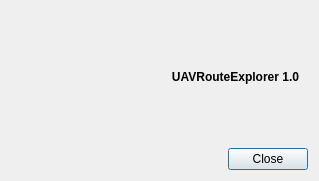
<?xml version="1.0" encoding="UTF-8"?>
<ui version="4.0">
 <class>AboutDialog</class>
 <widget class="QDialog" name="AboutDialog">
  <property name="geometry">
   <rect>
    <x>0</x>
    <y>0</y>
    <width>319</width>
    <height>181</height>
   </rect>
  </property>
  <property name="minimumSize">
   <size>
    <width>319</width>
    <height>181</height>
   </size>
  </property>
  <property name="maximumSize">
   <size>
    <width>319</width>
    <height>181</height>
   </size>
  </property>
  <property name="windowTitle">
   <string>About</string>
  </property>
  <layout class="QVBoxLayout" name="verticalLayout" stretch="2,0">
   <item>
    <layout class="QHBoxLayout" name="horizontalLayout">
     <item>
      <widget class="QLabel" name="label">
       <property name="styleSheet">
        <string notr="true">border-image: url(:/Pic/UAV.bmp);</string>
       </property>
       <property name="text">
        <string/>
       </property>
      </widget>
     </item>
     <item>
      <widget class="QLabel" name="label_2">
       <property name="font">
        <font>
         <pointsize>9</pointsize>
         <weight>75</weight>
         <bold>true</bold>
        </font>
       </property>
       <property name="text">
        <string>UAVRouteExplorer 1.0</string>
       </property>
       <property name="alignment">
        <set>Qt::AlignCenter</set>
       </property>
      </widget>
     </item>
    </layout>
   </item>
   <item>
    <layout class="QHBoxLayout" name="horizontalLayout_2">
     <item>
      <spacer name="horizontalSpacer">
       <property name="orientation">
        <enum>Qt::Horizontal</enum>
       </property>
       <property name="sizeHint" stdset="0">
        <size>
         <width>40</width>
         <height>20</height>
        </size>
       </property>
      </spacer>
     </item>
     <item>
      <widget class="QPushButton" name="pb_close">
       <property name="text">
        <string>Close</string>
       </property>
      </widget>
     </item>
    </layout>
   </item>
  </layout>
 </widget>
 <resources/>
 <connections/>
</ui>
